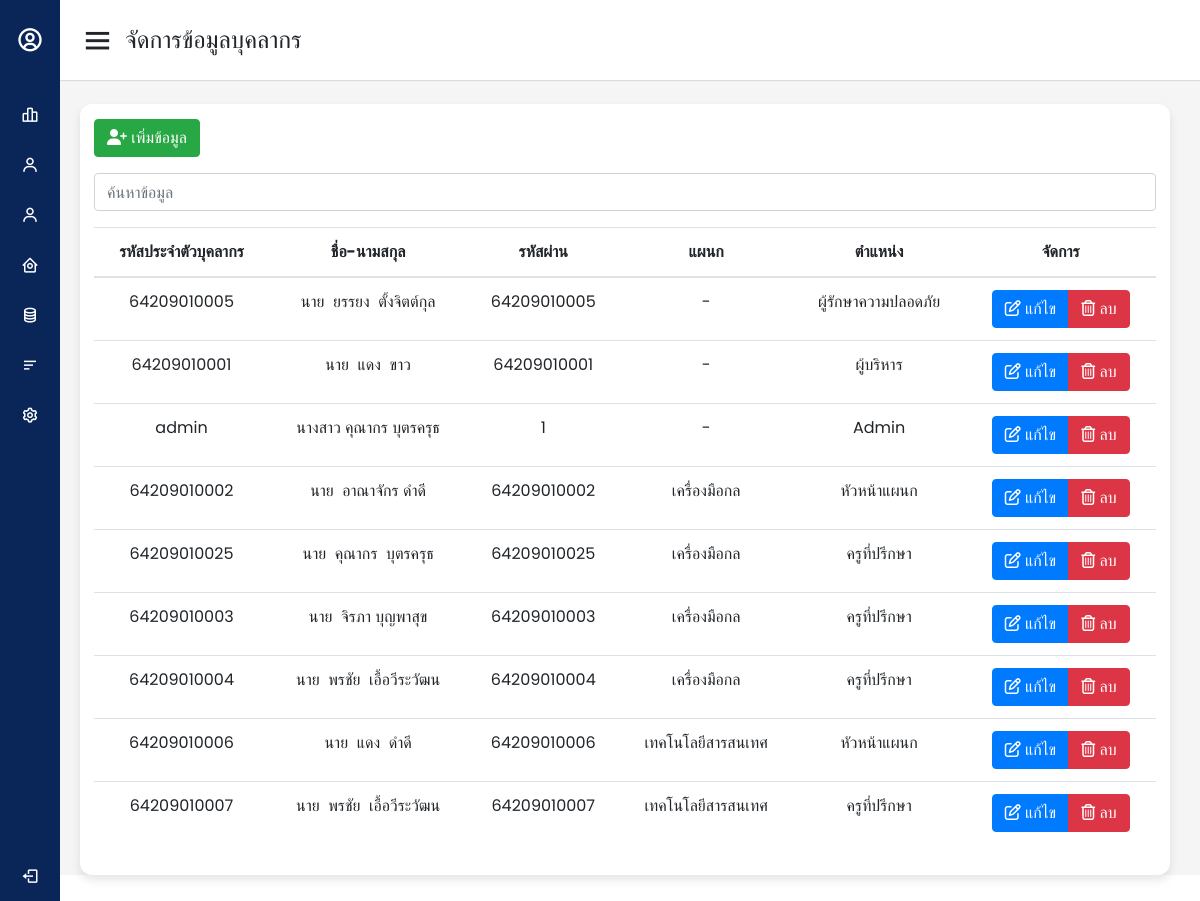
Screenshot of /Personnel/Administrator/datapersonnel/data_personnel.php with the database file from the repository.
### tables this page shows
CREATE TABLE `tb_personnel` (
  `id_personnel` varchar(11) NOT NULL,
  `id_prefix` int(255) NOT NULL COMMENT 'prefix',
  `p_realname` varchar(255) NOT NULL,
  `p_surname` varchar(255) NOT NULL,
  `p_password` varchar(255) NOT NULL,
  `id_department` int(255) NOT NULL COMMENT 'department',
  `id_position` int(255) NOT NULL COMMENT 'position'
);

### Personnel/Administrator/datapersonnel/data_personnel.php (the view, shortened to what this page needs)
<!DOCTYPE html>
<html lang="en" dir="ltr">
  <head>
    <link rel="stylesheet" href="../styledata.css" />
    <link rel="stylesheet" href="https://cdn.jsdelivr.net/npm/bootstrap@4.6.2/dist/css/bootstrap.min.css">
    <link href="https://unpkg.com/boxicons@2.0.7/css/boxicons.min.css" rel="stylesheet" />
  </head>
  <body>
    <div class="sidebar">
    <?php
        include "../../../connectdb.php";
        $sql = "SELECT * FROM `tb_personnel_join` ORDER BY d_name ASC ";
        $result = mysqli_query($con,$sql);
    ?>
      <div class="logo-details">
        <i class='bx bx-user-circle'></i>
      </div>
      <ul class="nav-links">
        <li>
          <a href="../index.php" class="active">
            <i class='bx bx-bar-chart-alt-2'></i>
            <span class="links_name">Dashboard</span>
          </a>
        </li>
        <li>
          <a href="../datastudent/data_student.php">
            <i class='bx bx-user'></i>
            <span class="links_name">จัดการข้อมูลนักศึกษา</span>
          </a>
        </li>
        <li>
          <a href="data_personnel.php">
            <i class='bx bx-user'></i>
            <span class="links_name">จัดการข้อมูลบุคลากร</span>
          </a>
        </li>
        <li>
          <a href="../datadepartment/data_department.php">
            <i class='bx bx-home-circle'></i>
            <span class="links_name">จัดการข้อมูลแผนก</span>
          </a>
        </li>
        <li>
          <a href="../dataposition/data_position.php">
            <i class="bx bx-coin-stack"></i>
            <span class="links_name">จัดการข้อมูลตำแหน่ง</span>
          </a>
        </li>
        <li>
          <a href="../datagradelevel/data_gradelevel.php">
            <i class='bx bx-menu-alt-left'></i>
            <span class="links_name">จัดการข้อมูลระดับชั้น</span>
          </a>
        </li>
        <li>
          <a href="../view_profile.php">
            <i class="bx bx-cog"></i>
            <span class="links_name">ตั้งค่าข้อมูลส่วนตัว</span>
          </a>
        </li>
        <li class="log_out">
          <a href="../../logout.php">
            <i class="bx bx-log-out"></i>
            <span class="links_name">ออกจากระบบ</span>
          </a>
        </li>
      </ul>
    </div>
    <section class="home-section">
      <nav>
        <div class="sidebar-button">
          <i class="bx bx-menu sidebarBtn"></i>
          <span class="dashboard">จัดการข้อมูลบุคลากร</span>
        </div>
      </nav>
      <div class="home-content">
        <div class="overview-boxes">
          <div class="box">
            <div class="right-side">
                <a href="add_personnel.php" class="btn btn-success" ><i class='fas fa-user-plus'></i> เพิ่มข้อมูล</a>
                <input class="form-control mt-3" id="myInput" type="text" placeholder="ค้นหาข้อมูล">
                <table class="table table-hover mt-3">
                    <thead>
                        <tr>
                            <th>รหัสประจำตัวบุคลากร</th>
                            <th>ชื่อ-นามสกุล</th>
                            <th>รหัสผ่าน</th>
                            <th>แผนก</th>
                            <th>ตำแหน่ง</th>
                            <th>จัดการ</th>
                        </tr>
                    </thead>
                    <tbody id="myTable">
                        <?php
                            while($row = $result->fetch_assoc()):
                        ?>
                        <tr>
                            <td><?php echo $row['id_personnel'];?></td>
                            <td><?php echo $row['prefix_name']."&nbsp;".$row['p_realname']."&nbsp;".$row['p_surname'];?></td>
                            <td><?php echo $row['p_password'];?></td>
                            <td><?php echo $row['d_name'];?></td>
                            <td><?php echo $row['p_name'];?></td>
                            <td>
                                <div class="btn-group">
                                    <a href="edit_personnel.php?id=<?php echo $row['id_personnel'];?>" class="btn btn-primary"><i class='far fa-edit'></i> แก้ไข</a>
                                    <a href="delete_personnel.php?id=<?php echo $row['id_personnel']; ?>" class="btn btn-danger" onclick="return confirm('Are your Sure to Delete')"><i class="far fa-trash-alt"></i> ลบ</a>
                                </div>
                            </td>
                        </tr>
                        <?php endwhile ?>
                    </tbody>
                </table>
            </div>
          </div>
        </div>
      </div>
    </section>
  </body>
</html>

### Personnel/Administrator/styledata.css (style rules this page uses)
* { margin: 0; padding: 0; box-sizing: border-box; font-family: 'Poppins', sans-serif; }
.sidebar { position: fixed; height: 100%; width: 240px; background: #0A2558; transition: all 0.5s ease; }
.sidebar .logo-details { height: 80px; display: flex; align-items: center; }
.sidebar .logo-details i { font-size: 28px; font-weight: 500; color: #fff; min-width: 60px; text-align: center }
.sidebar .nav-links { margin-top: 10px; }
.sidebar .nav-links li { position: relative; list-style: none; height: 50px; }
.sidebar .nav-links li a { height: 100%; width: 100%; display: flex; align-items: center; text-decoration: none; transition: all 0.4s ease; }
.sidebar .nav-links li i { min-width: 60px; text-align: center; font-size: 18px; color: #fff; }
.sidebar .nav-links li a .links_name { color: #fff; font-size: 15px; font-weight: 400; white-space: nowrap; }
.sidebar .nav-links .log_out { position: absolute; bottom: 0; width: 100%; }
.home-section { position: relative; background: #f5f5f5; min-height: 100vh; width: calc(100% - 240px); left: 240px; transition: all 0.5s ease; }
.home-section nav { display: flex; justify-content: space-between; height: 80px; background: #fff; display: flex; align-items: center; position: fixed; width: calc(100% - 240px); left: 240px; z-index: 100; padding: 0 20px; box-shadow: 0 1px 1px rgba(0, 0, 0, 0.1); transition: all 0.5s ease; }
.home-section nav .sidebar-button { display: flex; align-items: center; font-size: 24px; font-weight: 500; }
nav .sidebar-button i { font-size: 35px; margin-right: 10px; }
.home-section .home-content { position: relative; padding-top: 104px; }
.home-content .overview-boxes { display: flex; align-items: center; justify-content: space-between; flex-wrap: wrap; padding: 0 20px; margin-bottom: 26px; }
.overview-boxes .box { align-items: center; justify-content: center; width: calc(100% / 1 - 10px); background: #fff; padding: 15px 14px; border-radius: 12px; box-shadow: 0 5px 10px rgba(0,0,0,0.1); }
table { text-align: center; }
@media (max-width: 1240px) { .sidebar { width: 60px; } }
@media (max-width: 1240px) { .home-section { width: calc(100% - 60px); left: 60px; } }
@media (max-width: 1240px) { .home-section nav { width: calc(100% - 60px); left: 60px; } }

### rows the page displays
tb_personnel: id_personnel "64209010005", prefix_name "นาย", p_realname "ยรรยง", p_surname "ตั้งจิตต์กุล", p_password "64209010005", d_name "-", p_name "ผู้รักษาความปลอดภัย"
tb_personnel: id_personnel "64209010001", prefix_name "นาย", p_realname "แดง", p_surname "ขาว", p_password "64209010001", d_name "-", p_name "ผู้บริหาร"
tb_personnel: id_personnel "admin", prefix_name "นางสาว", p_realname "คุณากร", p_surname "บุตรครุธ", p_password "1", d_name "-", p_name "Admin"
tb_personnel: id_personnel "64209010002", prefix_name "นาย", p_realname "อาณาจักร", p_surname "ดำดี", p_password "64209010002", d_name "เครื่องมือกล", p_name "หัวหน้าแผนก"
tb_personnel: id_personnel "64209010025", prefix_name "นาย", p_realname "คุณากร", p_surname "บุตรครุธ", p_password "64209010025", d_name "เครื่องมือกล", p_name "ครูที่ปรึกษา"
tb_personnel: id_personnel "64209010003", prefix_name "นาย", p_realname "จิรภา", p_surname "บุญพาสุข", p_password "64209010003", d_name "เครื่องมือกล", p_name "ครูที่ปรึกษา"
tb_personnel: id_personnel "64209010004", prefix_name "นาย", p_realname "พรชัย", p_surname "เอื้อวีระวัฒน", p_password "64209010004", d_name "เครื่องมือกล", p_name "ครูที่ปรึกษา"
tb_personnel: id_personnel "64209010006", prefix_name "นาย", p_realname "แดง", p_surname "ดำดี", p_password "64209010006", d_name "เทคโนโลยีสารสนเทศ", p_name "หัวหน้าแผนก"
tb_personnel: id_personnel "64209010007", prefix_name "นาย", p_realname "พรชัย", p_surname "เอื้อวีระวัฒน", p_password "64209010007", d_name "เทคโนโลยีสารสนเทศ", p_name "ครูที่ปรึกษา"
